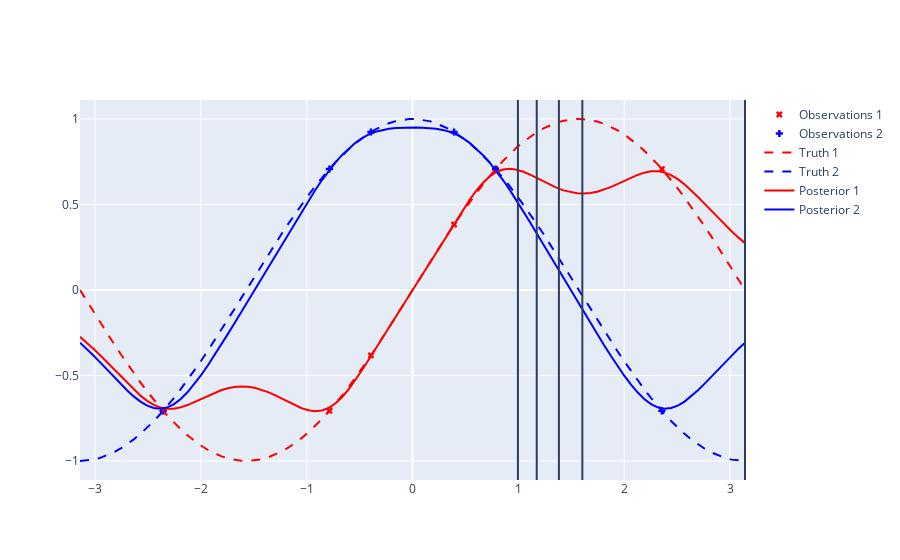

Notebook code cell kept with this figure:
### Code cell
from jetto_mobo.acquisition import generate_trial_candidates, qNoisyExpectedHypervolumeImprovement

model = fit_surrogate_model(x, x_bounds, y, device="cpu", dtype=torch.float64, model="joint", normalise=False)

candidates = generate_trial_candidates(
        x,
        x_bounds,
        model,
        acquisition_function=qNoisyExpectedHypervolumeImprovement,
        batch_size=5,
        device="cuda",
        dtype=torch.float64,
        acqf_kwargs=dict(
            ref_point=torch.tensor([0.0, 0.0]),
            prune_baseline=True,
        ),
    )

for candidate in candidates:
    figure.add_vline(candidate.cpu().numpy()[0])
    
figure.show()
